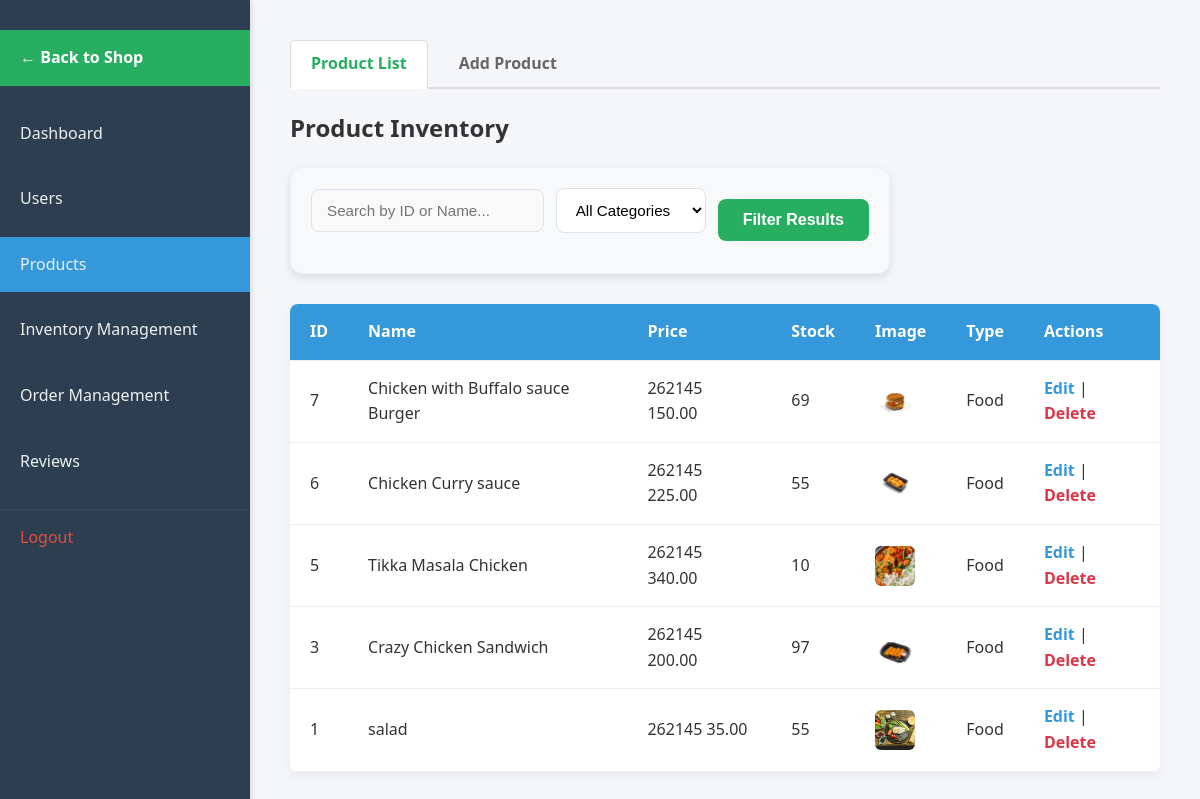
/admin/products.php (signed in), run on an earlier commit of the app's database.
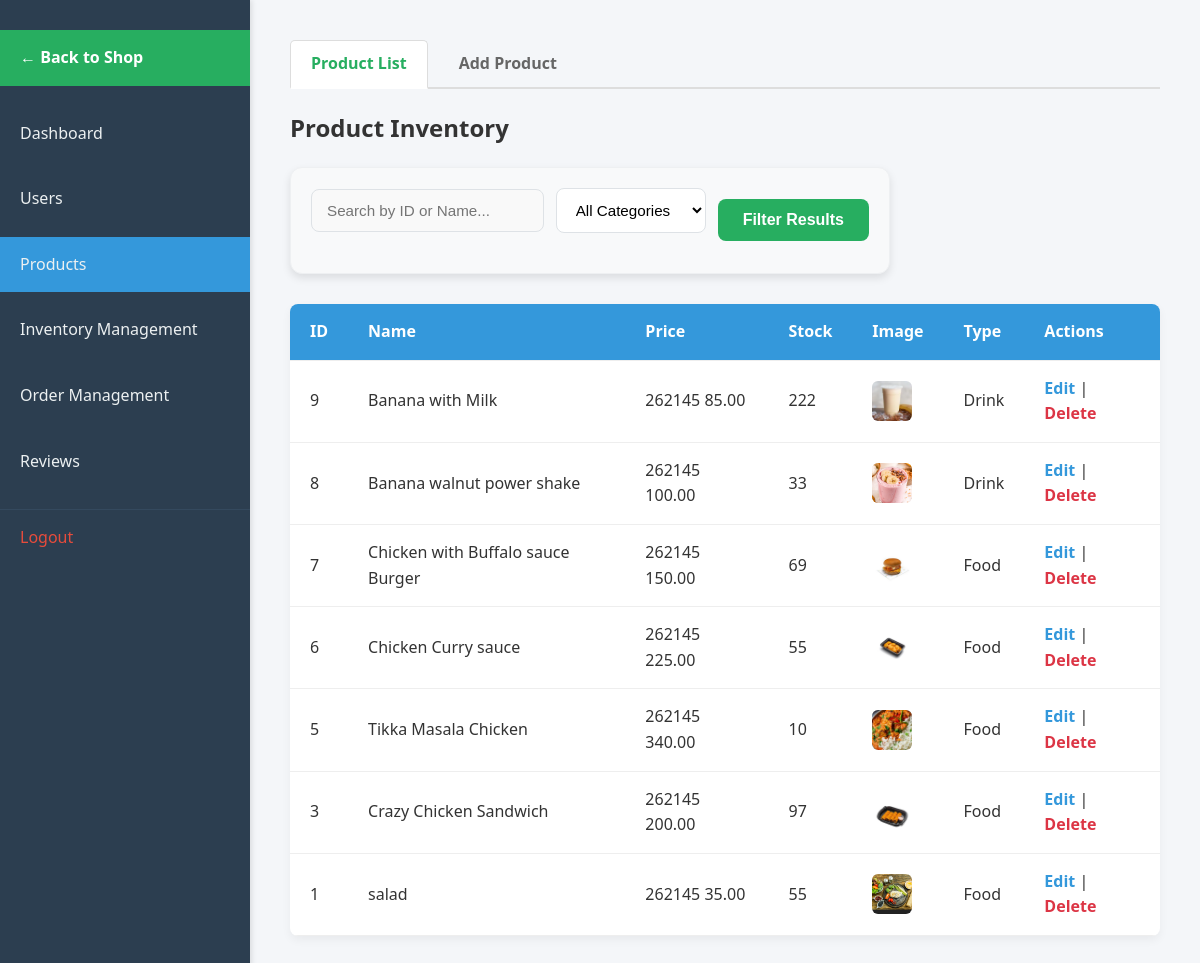
And on a later commit of the database.
### tables this page shows
CREATE TABLE `products` (
  `id` int(11) NOT NULL,
  `name` varchar(150) NOT NULL,
  `description` text DEFAULT NULL,
  `price` decimal(10,2) NOT NULL,
  `stock` int(11) NOT NULL DEFAULT 0,
  `image_path` varchar(255) DEFAULT NULL,
  `type` enum('food','drink') NOT NULL,
  `status` enum('active','archived') NOT NULL DEFAULT 'active',
  `created_at` datetime DEFAULT current_timestamp(),
  `updated_at` datetime DEFAULT current_timestamp()
);

### config.php (called while the page is built, shortened)
<?php
function getImageUrl($url)
{
    return $url;
}
?>

### admin/products.php (the view, shortened to what the changed rows need)
<?php
require_once __DIR__ . '/../init.php';
$query = "SELECT id, name, price, image_path, description, type, stock FROM `products` WHERE 1=1";
$query .= " ORDER BY id DESC";
$stmt = $conn->prepare($query);
$stmt->execute();
$run_select = $stmt->get_result();
$view = isset($_GET['form']) || isset($_GET['edit']) ? 'form' : 'list';
?>
<!DOCTYPE html>
<html lang="en">
<head>
    <link rel="stylesheet" href="assets/css/products.css">
</head>
<body>
    <main>
        <?php if ($view === 'list'): ?>
            <div class="filter-header" style="margin-bottom: 30px;">
                <h2 style="margin-bottom: 15px;">Product Inventory</h2>
            </div>
            <table class="table">
                <thead>
                    <tr>
                        <th>ID</th>
                        <th>Name</th>
                        <th>Price</th>
                        <th>Stock</th>
                        <th>Image</th>
                        <th>Type</th>
                        <th>Actions</th>
                    </tr>
                </thead>
                <tbody>
                    <?php while ($value = $run_select->fetch_assoc()) { ?>
                        <tr>
                            <td>
                                <?php echo $value['id']; ?>
                            </td>
                            <td>
                                <?php echo htmlspecialchars($value['name']); ?>
                            </td>
                            <td>
                                <?php echo CURRENCY_SYMBOL; ?>
                                <?php echo number_format($value['price'], 2); ?>
                            </td>
                            <td>
                                <?php echo $value['stock']; ?>
                            </td>
                            <td><img style="width:40px; height:40px; object-fit: cover;"
                                    src="<?php $imgUrl = getImageUrl($value['image_path']);
                                    echo (str_starts_with($imgUrl, 'http') ? $imgUrl : '../' . ($imgUrl ?: 'assets/images/placeholder-300x300.png')); ?>" alt="Product">
                            </td>
                            <td>
                                <?php echo ucfirst($value['type']); ?>
                            </td>
                            <td>
                                <a href="products.php?edit=<?php echo $value['id']; ?>" class="edit-link">Edit</a> |
                                <a href="?delete=<?php echo $value['id']; ?>" style="color: #dc3545;"
                                    onclick="return confirm('Delete this product?');">Delete</a>
                            </td>
                        </tr>
                    <?php } ?>
                </tbody>
            </table>
        <?php endif; ?>
    </main>
</body>
</html>

What changed in the data, as far as the page shows it:
added products: id "9", name "Banana with Milk", price "85.00", stock "222", image_path (picture), type "Drink"
added products: id "8", name "Banana walnut power shake", price "100.00", stock "33", image_path (picture), type "Drink"
